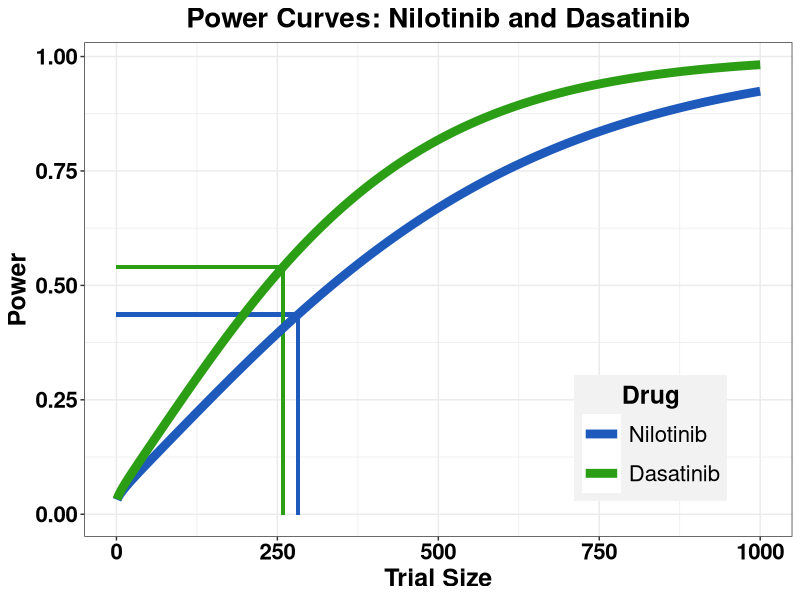

This figure's R source:
## ---- chunk 1
knitr::opts_chunk$set(echo = TRUE)
setwd("C:/Users/Scott/Box Sync/MutBias/Figures/Figure5/")
library(ggplot2)
library(reshape)
rm(list=ls())
## ---- chunk 2

# Hochhaus et al Blood 2013
N.nilot.arm = 282
nres.nilot = 11

N.imat.n.arm = 283
nres.imat.n = 21

# Hughes et al Leukemia 2015
N.dasat.arm = 259
nres.dasat = 17

N.imat.d.arm = 260
nres.imat.d = 18

## ---- chunk 3

# Proportion Test
nilot.prop.test = prop.test(c(nres.nilot,nres.imat.n),c(N.nilot.arm,N.imat.n.arm))
# p-val = 0.104
dasat.prop.test = prop.test(c(nres.dasat,nres.imat.d),c(N.dasat.arm,N.imat.d.arm))
# p-val ~ 1

## Chi Squared Test
nilot.mat = matrix(c(nres.nilot,nres.imat.n,N.nilot.arm-nres.nilot,N.imat.n.arm-nres.imat.n),ncol=2)
nilot.chisq = chisq.test(nilot.mat)
# p-val = 0.104
dasat.mat = matrix(c(nres.dasat,nres.imat.d,N.dasat.arm-nres.dasat,N.imat.d.arm-nres.imat.d),ncol=2)
dasat.chisq = chisq.test(dasat.mat)
# p-val ~ 1

## ---- chunk 4

# Assume effect size from stochastic CML simulations
pres.imat = 0.078
pres.nilot = 0.042
pres.dasat = 0.036

# Calculate power for clinical trials
nilot.power = power.prop.test(n=N.nilot.arm,p1=pres.imat,p2=pres.nilot,sig.level=0.05,power=NULL)$power
dasat.power = power.prop.test(n=N.dasat.arm,p1=pres.imat,p2=pres.dasat,sig.level=0.05,power=NULL)$power

# Power curves

n.vec = 1:1000
nilot = rep(NA,length(n.vec))
dasat = nilot

for (i in 1:length(n.vec)) {
  n = n.vec[i]
  nilot[i] = power.prop.test(n=n,p1=pres.imat,p2=pres.nilot,sig.level=0.05,power=NULL)$power
  dasat[i] = power.prop.test(n=n,p1=pres.imat,p2=pres.dasat,sig.level=0.05,power=NULL)$power
}

power.df = data.frame(n=n.vec,nilot=nilot,dasat=dasat)
power.df = melt(power.df,id="n")

## ---- chunk 5

n.color = "#1e5abc"
d.color = "#2c9e16"

ggplot(power.df,aes(x=n,y=value,color=variable))+theme_bw()+
  geom_segment(aes(x=N.nilot.arm,xend=N.nilot.arm,y=0,yend=nilot.power),size=1.2,color=n.color)+
  geom_segment(aes(x=0,xend=N.nilot.arm,y=nilot.power,yend=nilot.power),size=1.2,color=n.color)+
  geom_segment(aes(x=N.dasat.arm,xend=N.dasat.arm,y=0,yend=dasat.power),size=1.2,color=d.color)+
  geom_segment(aes(x=0,xend=N.dasat.arm,y=dasat.power,yend=dasat.power),size=1.2,color=d.color)+
  geom_line(size=3)+
  xlab("Trial Size")+ylab("Power")+
  ggtitle("Power Curves: Nilotinib and Dasatinib")+
  scale_color_manual(labels=c("Nilotinib","Dasatinib"),name="Drug",values=c(n.color,d.color))+
  theme(
    plot.title=element_text(size=20,face="bold",hjust=0.5),
    axis.title=element_text(size=18,face="bold"),
    axis.text=element_text(size=16,face="bold",color="black"),
    legend.position=c(0.8,0.2),
    legend.background=element_rect(fill="gray95"),
    legend.text=element_text(size=16),
    legend.title=element_text(size=18,face="bold"),
    legend.title.align=0.5,
    legend.key.size=unit(1,"cm")
  )

# ggsave("MutBiasFig5A.pdf",width=8,height=8)
